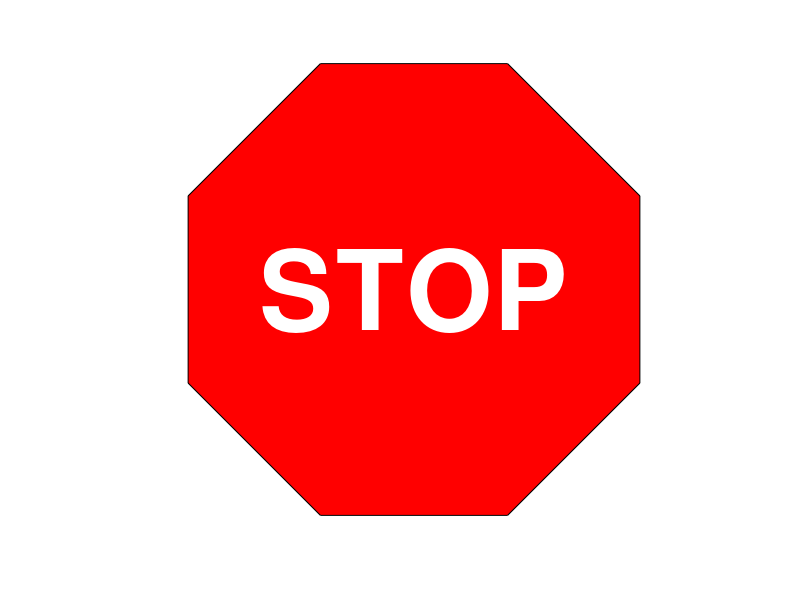

Write the MATLAB code that produced this figure.
t =(1:2:15)'*pi/8; x = sin(t); y = cos(t);
fill(x,y,'r'); axis square off;
text(0,0,'STOP','Color', 'w', 'FontSize', 80, ...
'FontWeight','bold', 'HorizontalAlignment', 'center');